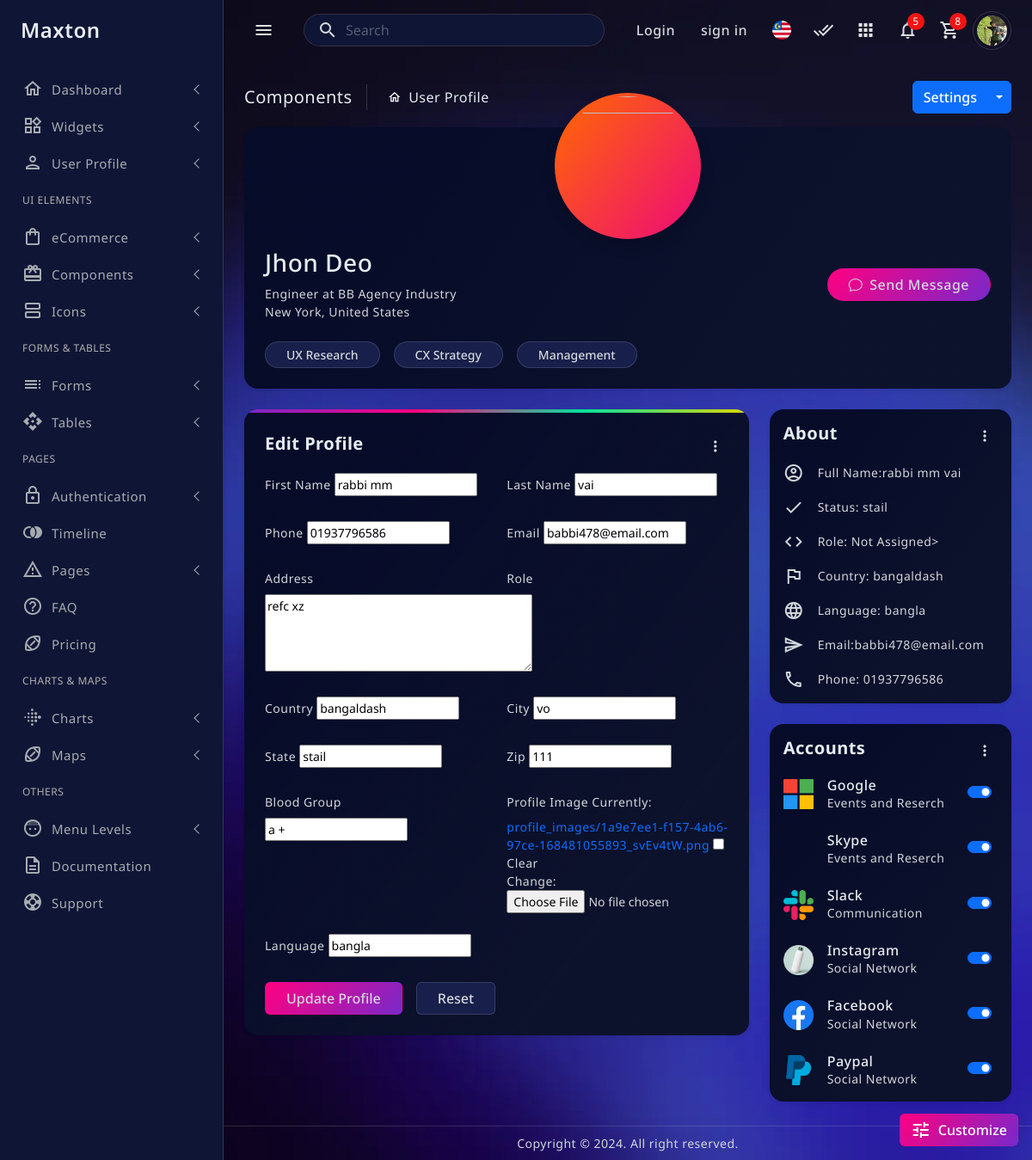
The app's page /management/profile/ (signed in), older data.
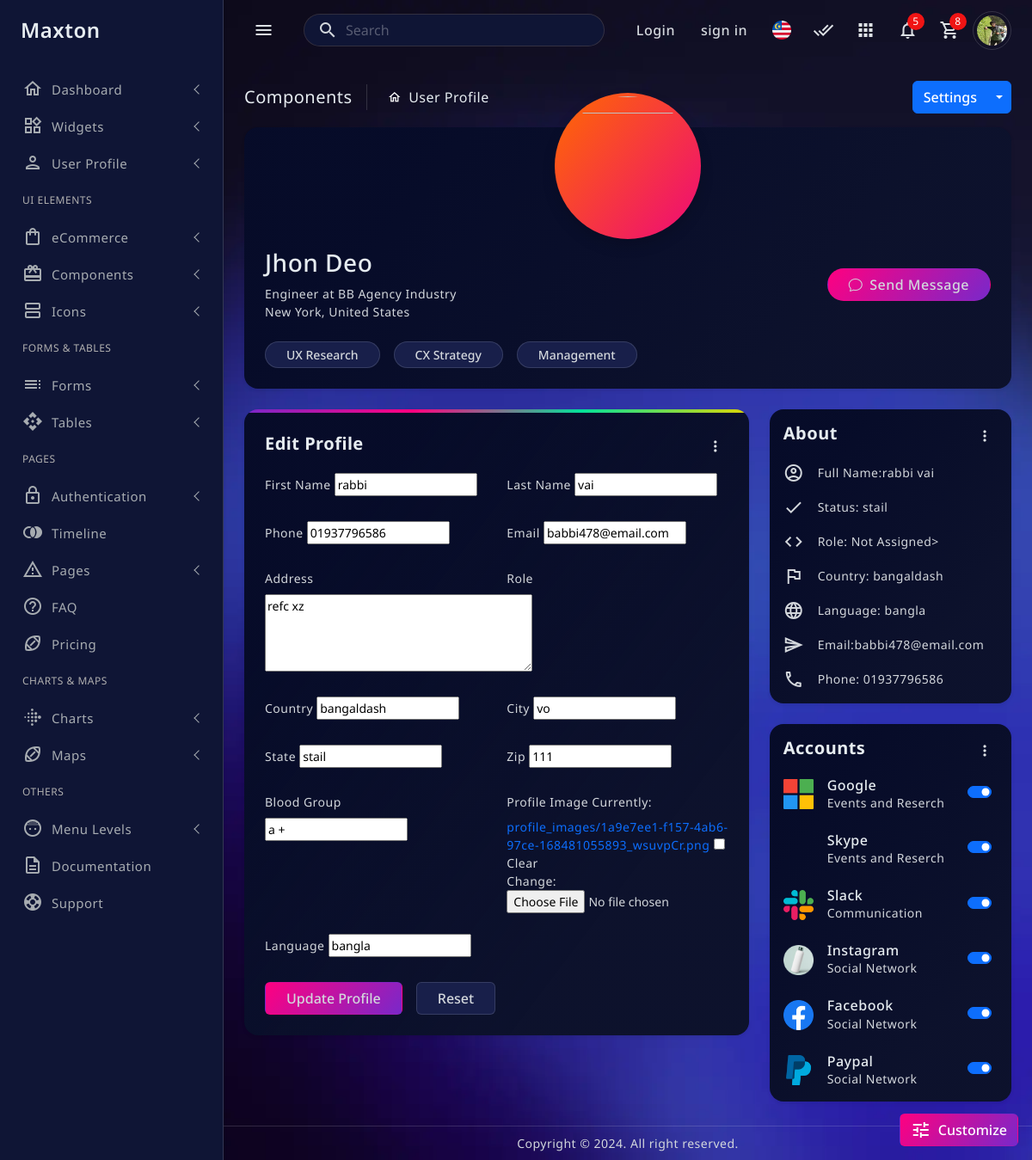
The same page, newer data.
### management/models.py (models this page shows, shortened)
class Profile(models.Model):
    bangladeshi_phone_validator = RegexValidator(
        regex=r'^(013|014|015|016|017|018|019)\d{8}$',
        message="Enter a valid Bangladeshi phone number (11 digits starting with 013-019)."
    )
    user = models.OneToOneField(User, on_delete=models.CASCADE)
    first_name = models.CharField(max_length=255, blank=True, null=True)
    last_name = models.CharField(max_length=255, blank=True, null=True)
    team_id = models.IntegerField(blank=True, null=True)
    profile_image = models.FileField(upload_to='profile_images/', blank=True, null=True)
    address = models.TextField(max_length=633, blank=True, null=True)
    phone = models.CharField(max_length=11, blank=True, null=True, validators=[bangladeshi_phone_validator])
    blood_group = models.CharField(max_length=10, blank=True, null=True)
    role = models.CharField(max_length=50, blank=True, null=True)
    country = models.CharField(max_length=50, blank=True, null=True)
    last_seen = models.DateTimeField(blank=True, null=True)
    email = models.EmailField(blank=True, null=True)
    city = models.CharField(max_length=100, blank=True, null=True)
    state = models.CharField(max_length=100, blank=True, null=True)
    zip = models.CharField(max_length=20, blank=True, null=True)
    language = models.CharField(max_length=20, blank=True, null=True)

### management/views.py (the view)
# urls.py: path('profile/',profile,name='profile'),
def profile(request):
    try:
        profile = Profile.objects.get(user=request.user)
    except Profile.DoesNotExist:
        profile = None
    if request.method == 'POST':
        form = ProfileForm(request.POST, request.FILES, instance=profile)
        if form.is_valid():
            form.save()  # Save the updated profile
            return redirect('management:profile')  # Redirect to the same profile page after successful save
    else:
        form = ProfileForm(instance=profile)
    context = {
        'form': form,
        'profile': profile,
    }
    return render(request, 'management/profile.html', context)

### management/forms.py (shortened to what this page needs)
class ProfileForm(forms.ModelForm):
    class Meta:
        model = Profile
        fields = ['first_name', 'last_name', 'phone', 'email', 'address', 'country', 'city', 'state', 'zip', 'blood_group', 'profile_image', 'language']
        widgets = {
            'address': forms.Textarea(attrs={'rows': 4, 'cols': 40}),
        }

### management/templates/management/profile.html (shortened to what the changed rows need)
{% extends 'management/base.html' %}
{% load humanize %}
{% load static %}
{% block content %}
  <main class="main-wrapper">
    <div class="main-content">
        <div class="row">
           <div class="col-12 col-xl-8">
            <div class="card rounded-4 border-top border-4 border-primary border-gradient-1">
              <div class="card-body p-4">
                 <form class="row g-4" method="post" enctype="multipart/form-data">
                  <div class="col-md-6">
                      <label for="id_first_name" class="form-label">First Name</label>
                      {{ form.first_name }}
                  </div>
                  <div class="col-md-6">
                      <label for="id_last_name" class="form-label">Last Name</label>
                      {{ form.last_name }}
                  </div>
                  <div class="col-md-6">
                      <label for="id_phone" class="form-label">Phone</label>
                      {{ form.phone }}
                  </div>
                  <div class="col-md-6">
                      <label for="id_email" class="form-label">Email</label>
                      {{ form.email }}
                  </div>
                  <div class="col-md-6">
                      <label for="id_address" class="form-label">Address</label>
                      {{ form.address }}
                  </div>
                  <div class="col-md-6">
                      <label for="id_role" class="form-label">Role</label>
                  </div>
                  <div class="col-md-6">
                      <label for="id_country" class="form-label">Country</label>
                      {{ form.country }}
                  </div>
                  <div class="col-md-6">
                      <label for="id_city" class="form-label">City</label>
                      {{ form.city }}
                  </div>
                  <div class="col-md-6">
                      <label for="id_state" class="form-label">State</label>
                      {{ form.state }}
                  </div>
                  <div class="col-md-6">
                      <label for="id_zip" class="form-label">Zip</label>
                      {{ form.zip }}
                  </div>
                  <div class="col-md-6">
                      <label for="id_blood_group" class="form-label">Blood Group</label>
                      {{ form.blood_group }}
                  </div>
                  <div class="col-md-6">
                      <label for="id_profile_image" class="form-label">Profile Image</label>
                      {{ form.profile_image }}
                  </div>
                  <div class="col-md-12">
                      <label for="id_language" class="form-label">Language</label>
                      {{ form.language }}
                  </div>
                  <div class="col-md-12">
                      <div class="d-md-flex d-grid align-items-center gap-3">
                      </div>
                  </div>
              </form>
							</div>
            </div>
           </div>
           <div class="col-12 col-xl-4">
            <div class="card rounded-4">
              <div class="card-body">
                 <div class="full-info">
                  <div class="info-list d-flex flex-column gap-3">
                    <div class="info-list-item d-flex align-items-center gap-3"><span class="material-icons-outlined">account_circle</span><p class="mb-0">Full Name:{{ profile.first_name }} {{ profile.last_name }}</p></div>
                    <div class="info-list-item d-flex align-items-center gap-3"><span class="material-icons-outlined">done</span><p class="mb-0">Status: {{ profile.state }}</p></div>
                    <div class="info-list-item d-flex align-items-center gap-3"><span class="material-icons-outlined">code</span><p class="mb-0">Role: {{ profile.role|default:"Not Assigned" }}></p></div>
                    <div class="info-list-item d-flex align-items-center gap-3"><span class="material-icons-outlined">flag</span><p class="mb-0">Country: {{ profile.country }}</p></div>
                    <div class="info-list-item d-flex align-items-center gap-3"><span class="material-icons-outlined">language</span><p class="mb-0">Language: {{ profile.language|default:"Not Specified" }}</p></div>
                    <div class="info-list-item d-flex align-items-center gap-3"><span class="material-icons-outlined">send</span><p class="mb-0">Email:{{ profile.email }}</p></div>
                    <div class="info-list-item d-flex align-items-center gap-3"><span class="material-icons-outlined">call</span><p class="mb-0">Phone: {{ profile.phone|default:"Not Provided" }}</p></div>
                  </div>
                </div>
              </div>
            </div>
           </div>
        </div>
    </div>
  </main>
</body>
</html>
{% endblock %}

Row changes from the older to the newer data that the page shows:
changed Profile "vai": first_name "rabbi mm" → "rabbi"
Text that changed along with them:
text no longer shown: "Currently: profile_images/1a9e7ee1-f157-4ab6-97ce-168481055893_svEv4tW.png Clear Change:"
text now shown: "Currently: profile_images/1a9e7ee1-f157-4ab6-97ce-168481055893_wsuvpCr.png Clear Change:"
